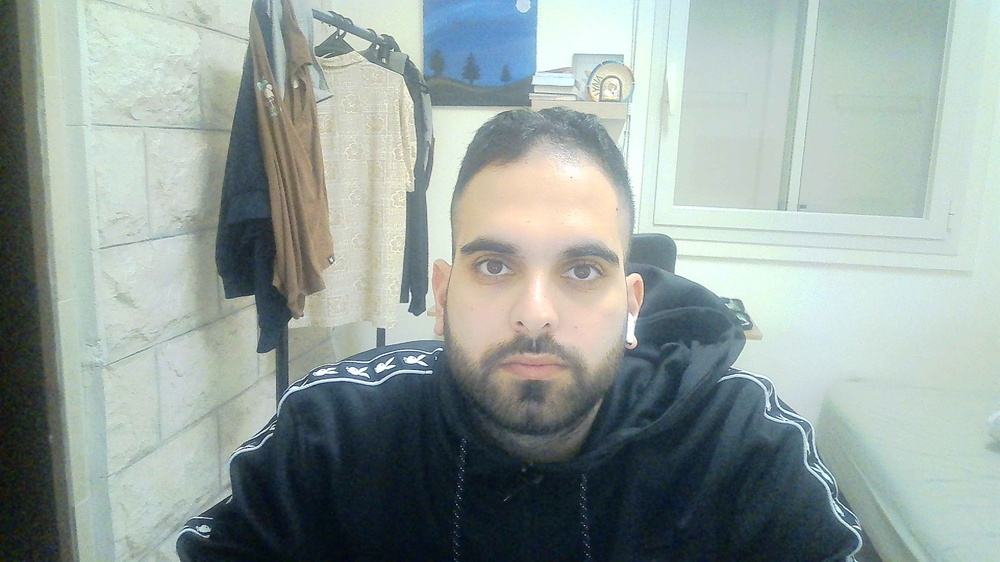
#> input picture pics/WIN_20231120_03_34_16_Pro.jpg, 1000 x 562 px, shrunk from 3840 x 2160 before the run; its folder holds 3 pictures in this run
$ python data.py
#> lines starting #> are read from the running program, lines starting #| are printed output that depends on the picture
__version__ = '0.1'
__author__ = 'Habib Ibrahim'

import os
import cv2

# Telegram Channel Bot Token and Channel ID
TOKEN = "" # your token
CHANNEL_ID = "" # your channel id

# Folder path containing the reference pictures
folder_path = "pics"

# Get all files in the folder
all_files = os.listdir(folder_path)

# Filter only image files (assuming images have extensions like .jpg, .png, etc.)
image_files = [file for file in all_files if file.lower().endswith(('.jpg', '.jpeg', '.png', '.gif'))]

# Load reference pictures
ref_pictures = [cv2.imread(os.path.join(folder_path, file)) for file in image_files]
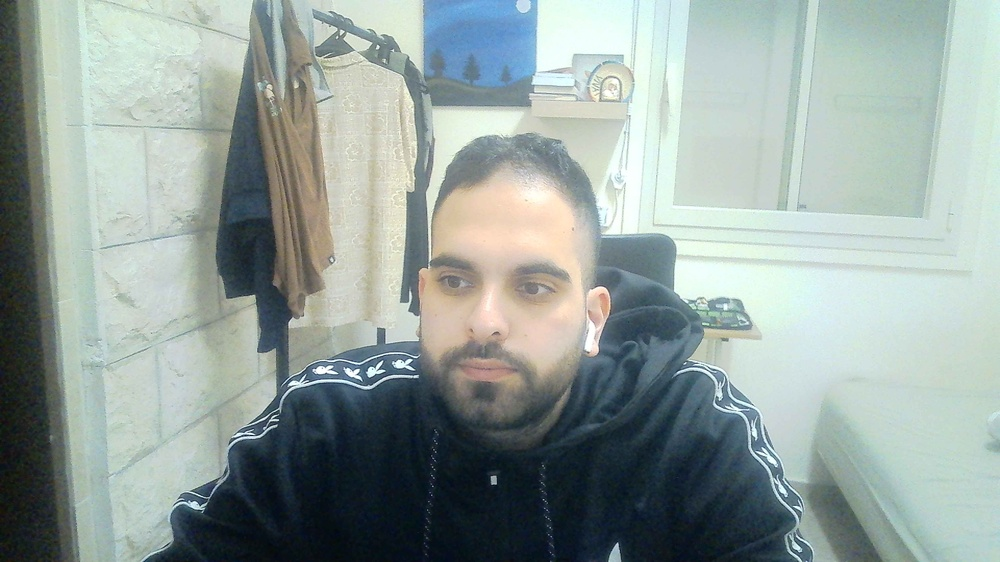
#> input picture pics/WIN_20231120_03_46_11_Pro.jpg, 1000 x 562 px, shrunk from 3840 x 2160 before the run
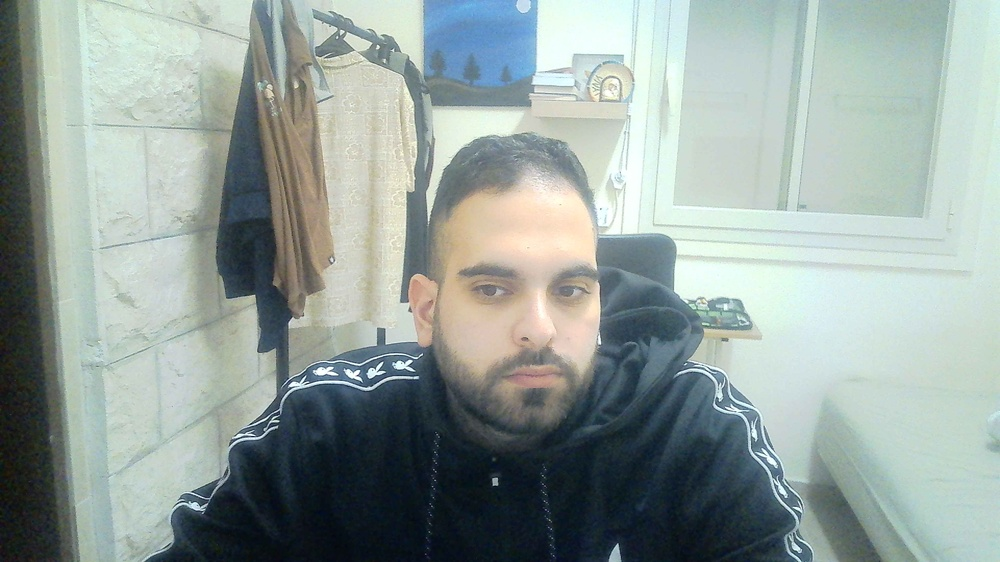
#> input picture pics/WIN_20231120_03_46_13_Pro.jpg, 1000 x 562 px, shrunk from 3840 x 2160 before the run

# ref_picture = cv2.imread("pics/ref_pic.jpg")
alarm_mode = False
alarm_counter = 0

output_path = 'captured_video_no_sound.avi'

# Set the delay time to 60 seconds
delay_seconds = 60
alarm = False
detecting = True
familiar = False
faceNames = "Habib"
